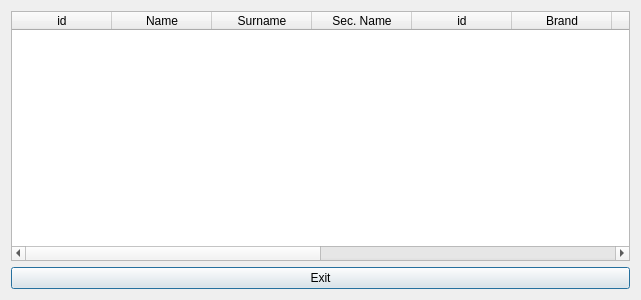
<?xml version="1.0" encoding="UTF-8"?>
<ui version="4.0">
 <class>Dialog_Sql</class>
 <widget class="QDialog" name="Dialog_Sql">
  <property name="geometry">
   <rect>
    <x>0</x>
    <y>0</y>
    <width>641</width>
    <height>300</height>
   </rect>
  </property>
  <property name="windowTitle">
   <string>Dialog</string>
  </property>
  <layout class="QVBoxLayout" name="verticalLayout">
   <item>
    <widget class="QTableWidget" name="tableWidget">
     <column>
      <property name="text">
       <string>id</string>
      </property>
     </column>
     <column>
      <property name="text">
       <string>Name</string>
      </property>
     </column>
     <column>
      <property name="text">
       <string>Surname</string>
      </property>
     </column>
     <column>
      <property name="text">
       <string>Sec. Name</string>
      </property>
     </column>
     <column>
      <property name="text">
       <string>id</string>
      </property>
     </column>
     <column>
      <property name="text">
       <string>Brand</string>
      </property>
     </column>
     <column>
      <property name="text">
       <string>Model</string>
      </property>
     </column>
     <column>
      <property name="text">
       <string>id</string>
      </property>
     </column>
     <column>
      <property name="text">
       <string>Date In</string>
      </property>
     </column>
     <column>
      <property name="text">
       <string>Date Out</string>
      </property>
     </column>
     <column>
      <property name="text">
       <string>Coast</string>
      </property>
     </column>
     <column>
      <property name="text">
       <string>Description</string>
      </property>
     </column>
    </widget>
   </item>
   <item>
    <widget class="QPushButton" name="buttonExit">
     <property name="text">
      <string>Exit</string>
     </property>
    </widget>
   </item>
  </layout>
 </widget>
 <resources/>
 <connections/>
</ui>
